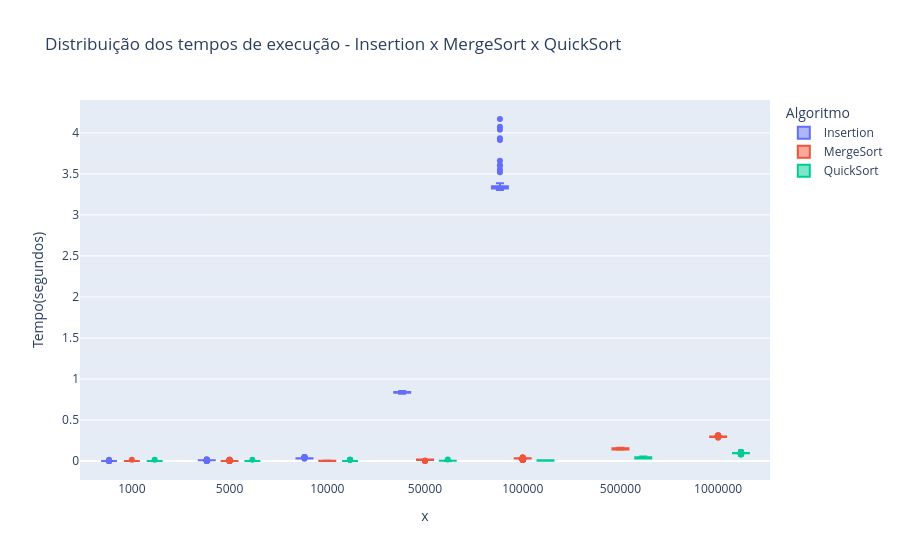

Here is the notebook cell this chart was saved with:
### Code cell
grafico_comparativo_boxplot.show()

### Figure 1 — Plotly figure (JSON) as saved in the notebook; plotly's stock layout.template omitted (floating-point values rounded to 4 significant figures; data arrays with more than 128 entries replaced by an {"elided": "..."} marker saying what was removed)
{"data": [{"alignmentgroup": "True", "boxpoints": "outliers", "hovertemplate": "Algoritmo=Insertion<br>x=%{x}<br>Tempo(segundos)=%{y}<extra></extra>", "legendgroup": "Insertion", "marker": {"color": "#636efa"}, "name": "Insertion", "notched": false, "offsetgroup": "Insertion", "orientation": "v", "showlegend": true, "type": "box", "x": {"elided": "500 str values"}, "x0": " ", "xaxis": "x", "y": {"elided": "500 float values"}, "y0": " ", "yaxis": "y"}, {"alignmentgroup": "True", "boxpoints": "outliers", "hovertemplate": "Algoritmo=MergeSort<br>x=%{x}<br>Tempo(segundos)=%{y}<extra></extra>", "legendgroup": "MergeSort", "marker": {"color": "#EF553B"}, "name": "MergeSort", "notched": false, "offsetgroup": "MergeSort", "orientation": "v", "showlegend": true, "type": "box", "x": {"elided": "700 str values"}, "x0": " ", "xaxis": "x", "y": {"elided": "700 float values"}, "y0": " ", "yaxis": "y"}, {"alignmentgroup": "True", "boxpoints": "outliers", "hovertemplate": "Algoritmo=QuickSort<br>x=%{x}<br>Tempo(segundos)=%{y}<extra></extra>", "legendgroup": "QuickSort", "marker": {"color": "#00cc96"}, "name": "QuickSort", "notched": false, "offsetgroup": "QuickSort", "orientation": "v", "showlegend": true, "type": "box", "x": {"elided": "700 str values"}, "x0": " ", "xaxis": "x", "y": {"elided": "700 float values"}, "y0": " ", "yaxis": "y"}], "layout": {"boxmode": "group", "legend": {"title": {"text": "Algoritmo"}, "tracegroupgap": 0}, "title": {"text": "Distribuição dos tempos de execução - Insertion x MergeSort x QuickSort"}, "xaxis": {"anchor": "y", "domain": [0, 1], "title": {"text": "x"}}, "yaxis": {"anchor": "x", "domain": [0, 1], "title": {"text": "Tempo(segundos)"}}}}
